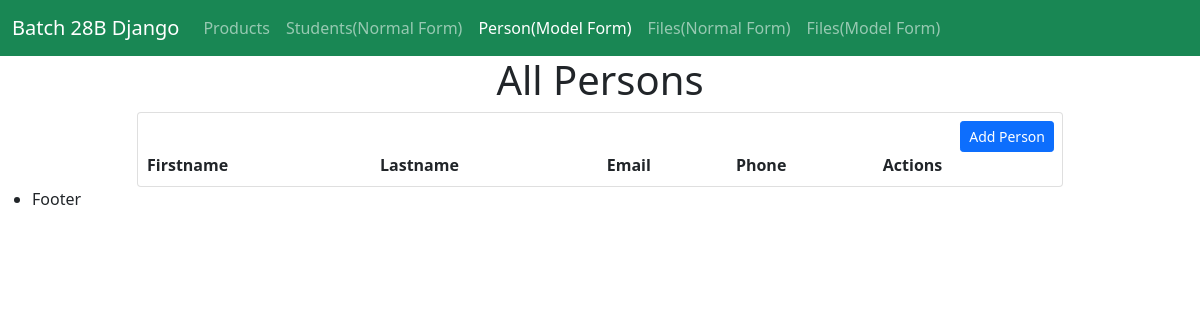
The app's page /products/get_persons/, older data.
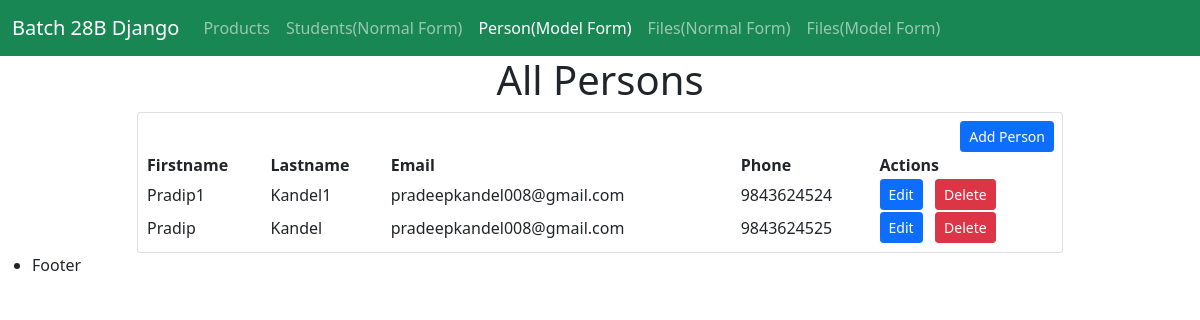
The same page, newer data.
### products/models.py (models this page shows, shortened)
class Person(models.Model):
    firstname = models.CharField(max_length=50)
    lastname = models.CharField(max_length=50)
    email = models.EmailField()
    phone = models.CharField(max_length=10)
    created_date = models.DateTimeField(auto_now_add=True)

### products/views.py (the view)
# urls.py: path('get_persons/', views.get_all_person),
def get_all_person(request):
    persons = Person.objects.all()
    context = {
        'persons': persons,
        'activate_person': 'active'
    }
    return render(request, 'products/get_persons.html', context)

### products/templates/products/get_persons.html (shortened to what this page needs)
{% extends 'layout.html' %}
{% block main_content %}
<div class="container">
    <div class="row">
        <div class="col-md-10 offset-md-1">
            <h1 class="text-center">All Persons</h1>
            <div class="card p-2">
                <a class="btn btn-primary btn-sm ms-auto" href="/products/get_person_form/">Add Person</a>
                <table class="table-striped">
                    <tr>
                        <th>Firstname</th>
                        <th>Lastname</th>
                        <th>Email</th>
                        <th>Phone</th>
                        <th>Actions</th>
                    </tr>
                    {% for i in persons %}
                    <tr>
                        <td> {{ i.firstname }}</td>
                        <td> {{ i.lastname }}</td>
                        <td> {{ i.email }}</td>
                        <td> {{ i.phone }}</td>
                        <td><a class="btn btn-primary btn-sm"
                               href="/products/update_person/{{i.id}}">Edit</a> &nbsp;
                            <a class="btn btn-danger btn-sm"
                               href="/products/delete_person/{{i.id}}"
                               onclick="return confirm('Are you sure want to delete this person?')"
                            >Delete</a></td>
                    </tr>
                    {% endfor %}
                </table>
            </div>
        </div>
    </div>
</div>
{% endblock main_content %}

Row changes from the older to the newer data that the page shows:
added Person: firstname "Pradip1", lastname "Kandel1", email "pradeepkandel008@gmail.com", phone "9843624524"
added Person: firstname "Pradip", lastname "Kandel", email "pradeepkandel008@gmail.com", phone "9843624525"
